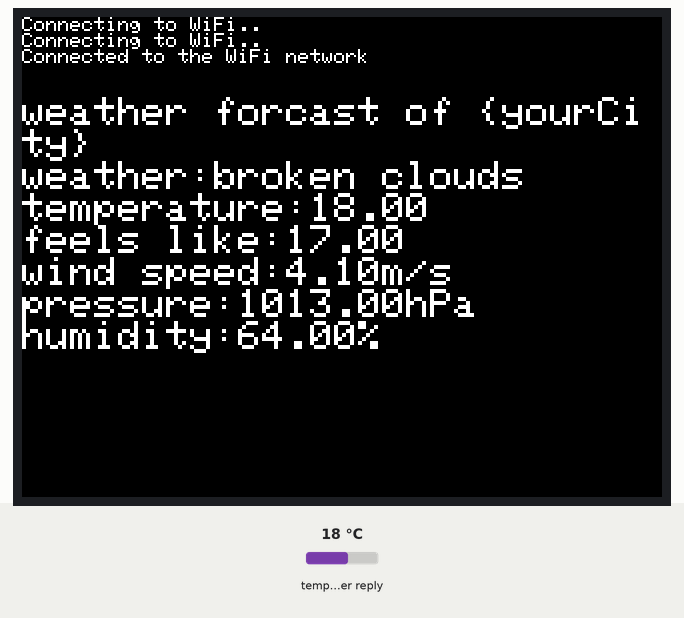
Recording of a sketch running on a simulated ESP32. Shown: 320×240 colour display. Inputs (shaded band) come from the test bench; at power-on: temperature in the weather reply 18 °C. WiFi joins after 1.5 s; servers stay silent unless stated; web services answer with replies made up by the test bench.

Above: at 2.5 s.

The sketch:

main.ino
```cpp
#include <M5Stack.h>
#include <WiFi.h>
#include <HTTPClient.h>
#include <ArduinoJson.h>

const char* ssid = "{yourSSID}";
const char* password =  "{yourPassword}";

const String endpoint = "http://api.openweathermap.org/data/2.5/weather?q={yourCity},{yourCountryInitial}&APPID=";
const String key = "{yourApiKey}";

void setup() {
  M5.begin();
  M5.Power.begin();
  //dacWrite(25, 0); //hardware noice reduction

  WiFi.begin(ssid, password);

  while (WiFi.status() != WL_CONNECTED) {
    delay(1000);//every 1 sec
    M5.Lcd.println("Connecting to WiFi..");
  }

  M5.Lcd.println("Connected to the WiFi network");
  M5.Lcd.setTextSize(2);
}


void loop() {

  if ((WiFi.status() == WL_CONNECTED)) {

    HTTPClient http;

    http.begin(endpoint + key); //url initialization
    int httpCode = http.GET();  //sending get request

    if (httpCode > 0) { //if we get response


        String payload = http.getString();  //getting the data in json format
        //M5.Lcd.println(httpCode); //uncomment if necessary
        //M5.Lcd.println(payload);  //uncomment if necessary

        //creating json object
        DynamicJsonBuffer jsonBuffer;
        String json = payload;
        JsonObject& weatherdata = jsonBuffer.parseObject(json);

        //checking wether parsing was successful
        if(!weatherdata.success()){
          M5.Lcd.println("parseObject() failed");
        }

        //printing each data

        const char* city = weatherdata["name"].as<char*>();
        const char* weather = weatherdata["weather"][0]["description"].as<char*>();
        const double temp = weatherdata["main"]["temp"].as<double>();
        const double feels_like_temp = weatherdata["main"]["feels_like"].as<double>();
        const double wind = weatherdata["wind"]["speed"].as<double>();
        const double pressure = weatherdata["main"]["pressure"].as<double>();
        const double humidity = weatherdata["main"]["humidity"].as<double>();

        M5.Lcd.print("\nweather forcast of ");
        M5.Lcd.println(city);
        M5.Lcd.print("weather:");
        M5.Lcd.println(weather);
        M5.Lcd.print("temperature:");
        M5.Lcd.println(temp-273.15);
        M5.Lcd.print("feels like:");
        M5.Lcd.println(feels_like_temp-273.15);
        M5.Lcd.print("wind speed:");
        M5.Lcd.print(wind);
        M5.Lcd.println("m/s");
        M5.Lcd.print("pressure:");
        M5.Lcd.print(pressure);
        M5.Lcd.println("hPa");
        M5.Lcd.print("humidity:");
        M5.Lcd.print(humidity);
        M5.Lcd.println("%");

      }

    else {
      M5.Lcd.println("Error on HTTP request");
    }

    http.end(); //finishing the code
  }

  delay(120000);   //repeat every 60 sec

}
```
